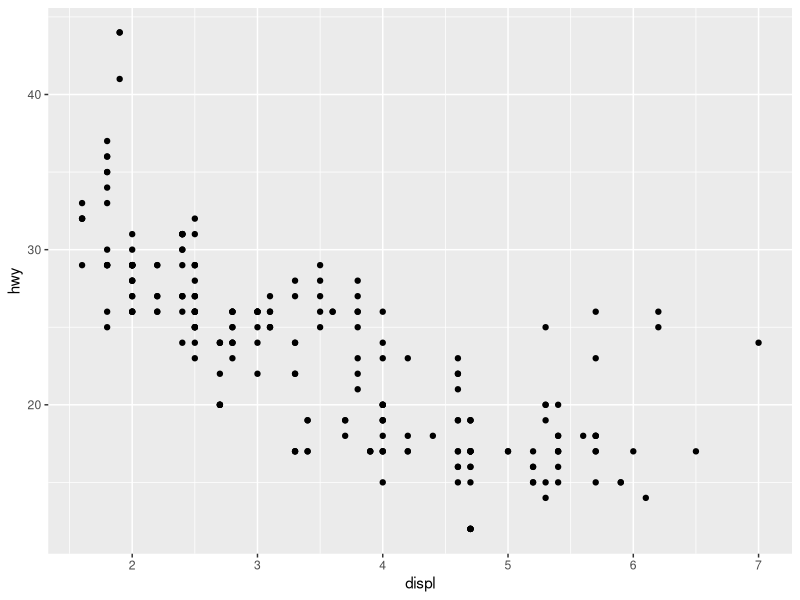
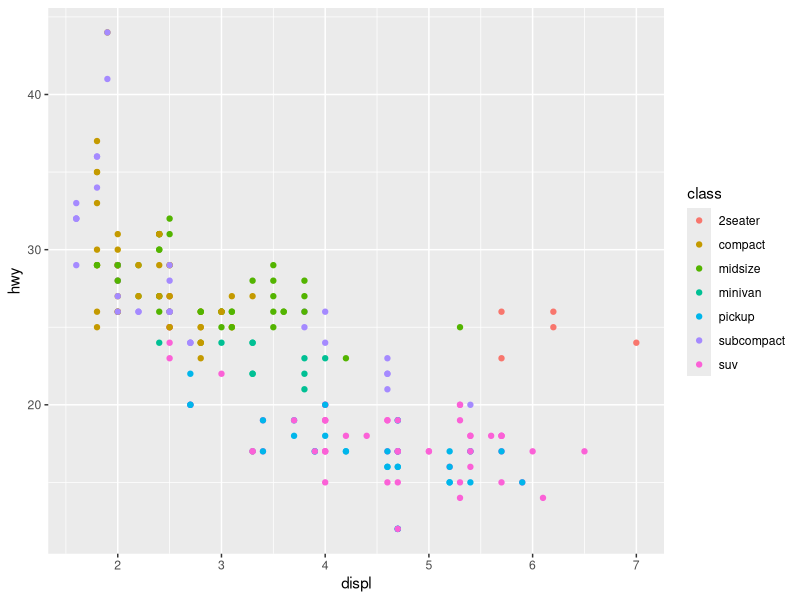
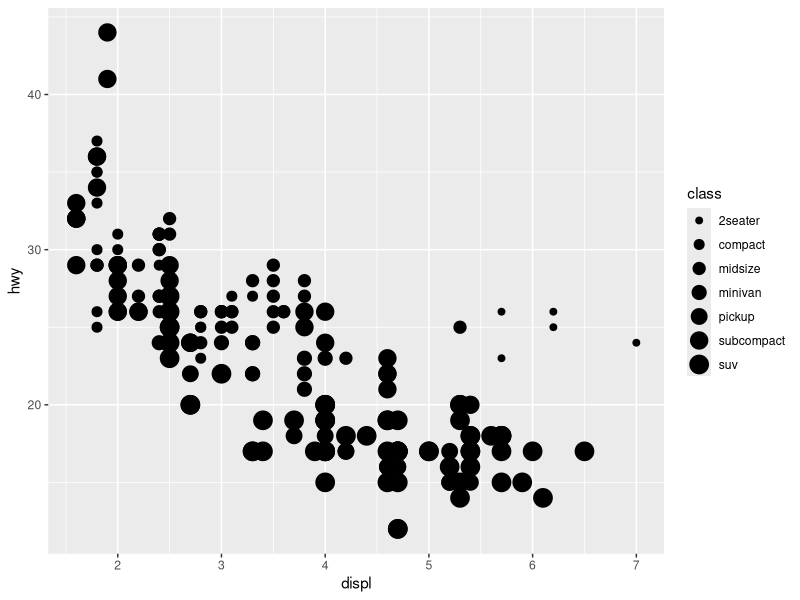
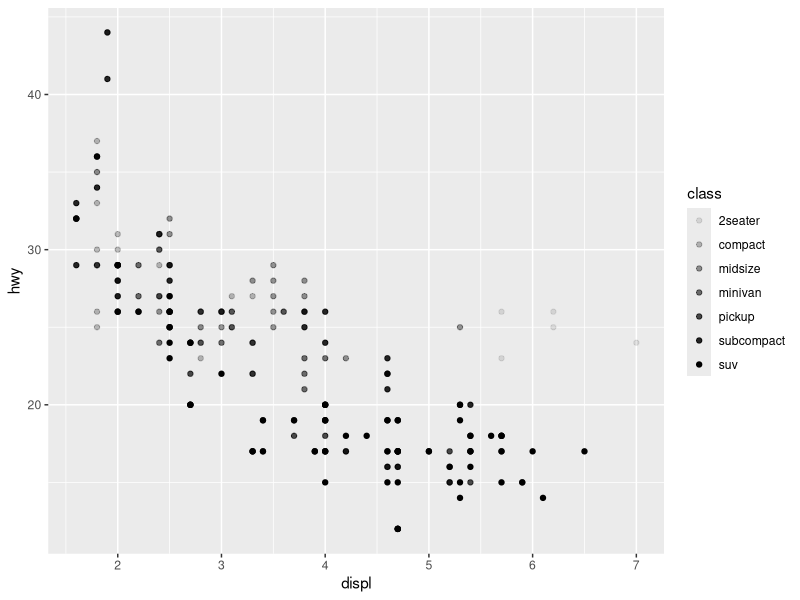
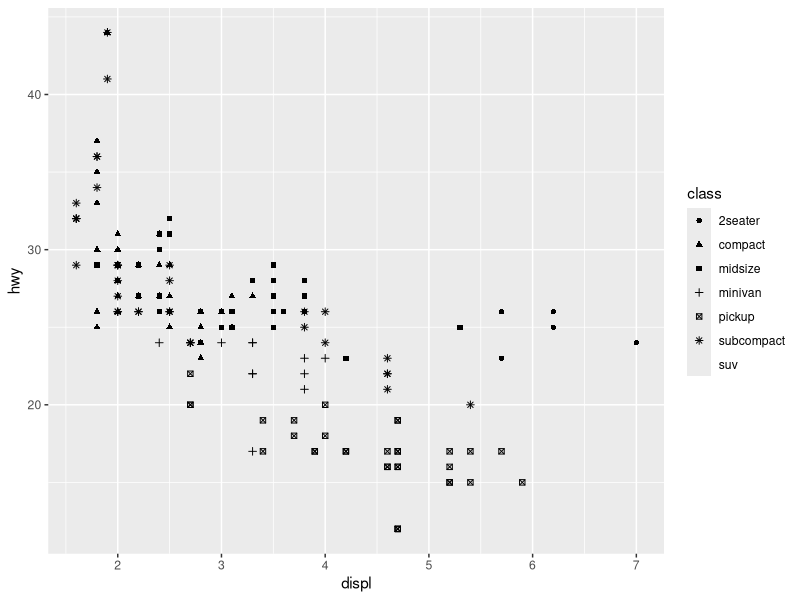
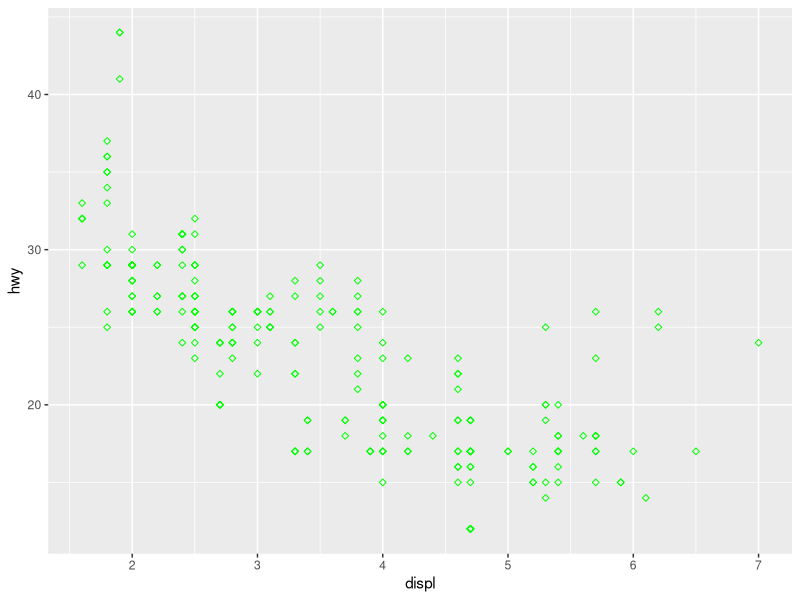
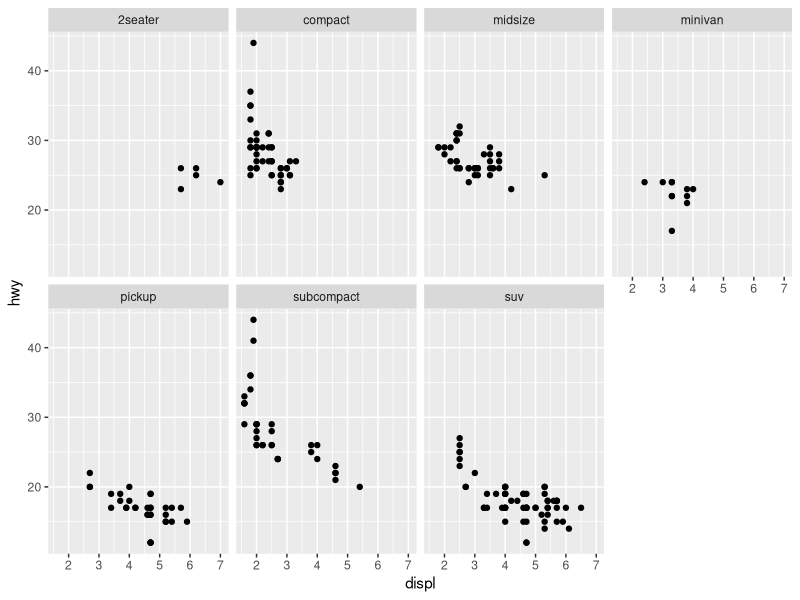
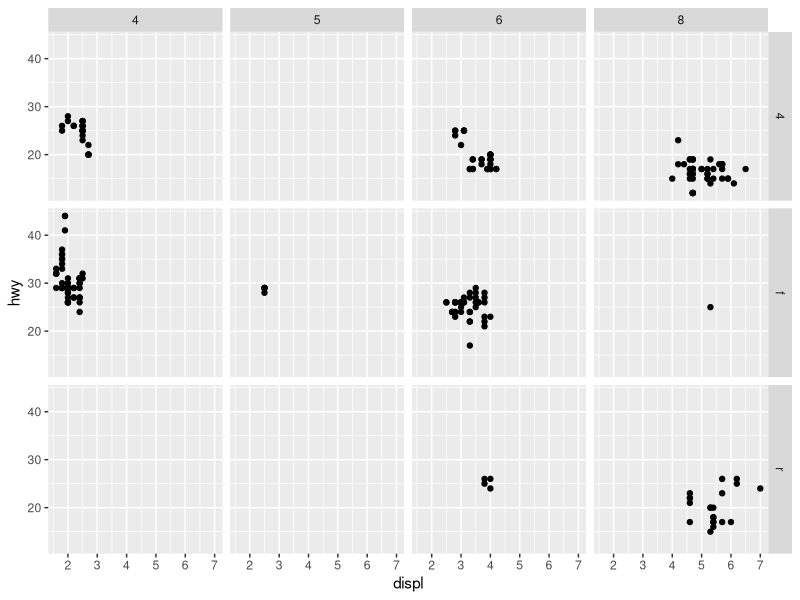

Generate these figures, in order, with R:
## ---- chunk 1
library(ggplot2)
## ---- chunk 2
ggplot(data=mpg)+
  geom_point(mapping=aes(x=displ,y=hwy))
## ---- chunk 3
ggplot(data = mpg) +
geom_point(mapping = aes(x = displ, y = hwy, color = class))
## ---- chunk 4
ggplot(data = mpg) +
geom_point(mapping = aes(x = displ, y = hwy, size = class))
## ---- chunk 5
# Top
ggplot(data = mpg) +
geom_point(mapping = aes(x = displ, y = hwy, alpha = class))

## ---- chunk 6
# Bottom
ggplot(data = mpg) +
geom_point(mapping = aes(x = displ, y = hwy, shape = class))

## ---- chunk 7
ggplot(data = mpg) +
geom_point(mapping = aes(x = displ, y = hwy), color = "green",shape=23)
## ---- chunk 8
ggplot(data = mpg) +
geom_point(mapping = aes(x = displ, y = hwy)) +
facet_wrap(~ class, nrow = 2)
## ---- chunk 9
ggplot(data = mpg) +
geom_point(mapping = aes(x = displ, y = hwy)) +
facet_grid(drv ~ cyl)
## ---- chunk 10
ggplot(data = mpg) +
geom_point(mapping = aes(x = displ, y = hwy))
## ---- chunk 11
ggplot(data = mpg) +
geom_smooth(mapping = aes(x = displ, y = hwy))
## ---- chunk 12
ggplot(data = mpg) +
geom_point(mapping = aes(x = displ, y = hwy)) +
geom_smooth(mapping = aes(x = displ, y = hwy))
## ---- chunk 13
ggplot(data = mpg, mapping = aes(x = displ, y = hwy)) +
geom_point(mapping = aes(color = class , shape = class)) +
geom_smooth()
## ---- chunk 14
ggplot(data = mpg) +
geom_smooth(mapping = aes(x = displ, y = hwy, group = drv))

## ---- chunk 15
ggplot(data = mpg) +
geom_smooth(
mapping = aes(x = displ, y = hwy, color = drv),
show.legend = FALSE
)
## ---- chunk 16

library(dplyr)
## ---- chunk 17
ggplot(data = mpg, mapping = aes(x = displ, y = hwy)) +
 geom_point(mapping = aes(color = class)) +
 geom_smooth(
 data = filter(mpg, class == "subcompact"),
 se = FALSE
 )
## ---- chunk 18
ggplot(data = diamonds) +
geom_bar(mapping = aes(x = cut))
## ---- chunk 19
demo <- tribble(
~a,      
~b,
"bar_1", 20,
"bar_2", 30,
"bar_3", 40
)
ggplot(data = demo) +
geom_bar(
mapping = aes(x = a, y = b), stat = "identity"
)
## ---- chunk 20
ggplot(data = diamonds) +
stat_summary(
mapping = aes(x = cut, y = depth),
fun.ymin = min,
fun.ymax = max,
fun.y = median
)
## ---- chunk 21
ggplot(data = diamonds) +
geom_bar(mapping = aes(x = cut, y = ..prop..))
ggplot(data = diamonds) +
geom_bar(
mapping = aes(x = cut, fill = color, y = ..prop..)
)
## ---- chunk 22
#Position Adjustments
ggplot(data = diamonds) +
geom_bar(mapping = aes(x = cut, color = cut))
## ---- chunk 23
ggplot(data = diamonds) +
geom_bar(mapping = aes(x = cut, fill = cut))
## ---- chunk 24
#the bars are automatically stacked. Each colored rectangle represents a combination of cut and clarity:
ggplot(data = diamonds) +
geom_bar(mapping = aes(x = cut, fill = clarity))

## ---- chunk 25
#position = "dodge" places overlapping objects directly beside one another.
ggplot(data = diamonds) +
geom_bar(
mapping = aes(x = cut, fill = clarity),
position = "dodge"
)
## ---- chunk 26
ggplot(data = mpg, mapping = aes(x = class, y = hwy)) +
geom_boxplot()
## ---- chunk 27
ggplot(data = mpg, mapping = aes(x = class, y = hwy)) +
geom_boxplot() +
coord_flip()
## ---- chunk 28
bar <- ggplot(data = diamonds) +
geom_bar(
mapping = aes(x = cut, fill = cut),
show.legend = FALSE,
width = 1
) +
theme(aspect.ratio = 1) +
labs(x = NULL, y = NULL)

## ---- chunk 29

bar + coord_flip()
## ---- chunk 30
bar + coord_polar()
## ---- chunk 31

library(dplyr)

data(txhousing)
head(txhousing)

## ---- chunk 32
tx_clean <- na.omit(txhousing)
## ---- chunk 33
#meadian house price overtime
ggplot(tx_clean, aes(x = date, y = median)) +
  stat_summary(fun = mean, geom = "line", color = "blue", linewidth = 1) +
  labs(
    title = "Average Median House Price in Texas Over Time",
    x = "Year",
    y = "Average Median Price"
  )

## ---- chunk 34
top_cities <- tx_clean |>
  dplyr::count(city, sort = TRUE) |>
  head(6) |>
  dplyr::pull(city)

ggplot(
  dplyr::filter(tx_clean, city %in% top_cities),
  aes(x = date, y = sales, color = city)
) +
  geom_line(linewidth = 1) +
  labs(
    title = "Housing Sales Trend in Major Texas Cities",
    x = "Year",
    y = "Sales"
  )

## ---- chunk 35
ggplot(tx_clean, aes(x = median)) +
  geom_histogram(binwidth = 10000, fill = "skyblue", color = "black") +
  labs(
    title = "Distribution of Median House Prices",
    x = "Median House Price",
    y = "Count"
  )

## ---- chunk 36
ggplot(tx_clean, aes(x = factor(year), y = median)) +
  geom_boxplot(fill = "skyblue") +
  labs(
    title = "Distribution of Median House Prices by Year",
    x = "Year",
    y = "Median House Price"
  )
## ---- chunk 37
top_cities <- tx_clean %>%
  count(city, sort = TRUE) %>%
  head(6) %>%
  pull(city)

ggplot(filter(tx_clean, city %in% top_cities),
       aes(x = city, y = sales)) +
  geom_boxplot(fill = "lightgreen") +
  labs(
    title = "Sales Distribution in Major Texas Cities",
    x = "City",
    y = "Sales"
  )
## ---- chunk 38
ggplot(tx_clean, aes(x = factor(year), y = inventory)) +
  geom_boxplot(fill = "orange") +
  labs(
    title = "Housing Inventory Distribution by Year",
    x = "Year",
    y = "Inventory"
  )
## ---- chunk 39
ggplot(tx_clean, aes(x = date, y = sales)) +
  stat_summary(fun = mean, geom = "line", color = "blue", linewidth = 1) +
  labs(
    title = "Average Housing Sales Trend in Texas",
    x = "Year",
    y = "Average Sales"
  )
## ---- chunk 40
ggplot(tx_clean, aes(x = sales)) +
  geom_histogram(fill = "steelblue", color = "black", bins = 30) +
  labs(
    title = "Distribution of Housing Sales",
    x = "Sales",
    y = "Count"
  )
## ---- chunk 41
ggplot(tx_clean, aes(x = median)) +
  geom_density(fill = "purple", alpha = 0.4) +
  labs(
    title = "Density of Median House Prices",
    x = "Median Price"
  )
## ---- chunk 42
ggplot(tx_clean, aes(x = median, y = sales)) +
  geom_point(alpha = 0.4) +
  geom_smooth(se = FALSE, color = "red") +
  labs(
    title = "Relationship Between House Prices and Sales",
    x = "Median Price",
    y = "Sales"
  )
## ---- chunk 43

ggplot(filter(tx_clean, city %in% top_cities),
       aes(x = date, y = sales)) +
  geom_line(color = "darkgreen") +
  facet_wrap(~ city, scales = "free_y") +
  labs(
    title = "Sales Trends in Major Texas Cities",
    x = "Year",
    y = "Sales"
  )
## ---- chunk 44
ggplot(tx_clean, aes(x = city, y = inventory)) +
  stat_summary(fun = mean, geom = "bar", fill = "brown") +
  labs(
    title = "Average Housing Inventory by City",
    x = "City",
    y = "Average Inventory"
  ) +
  theme(axis.text.x = element_text(angle = 90))
